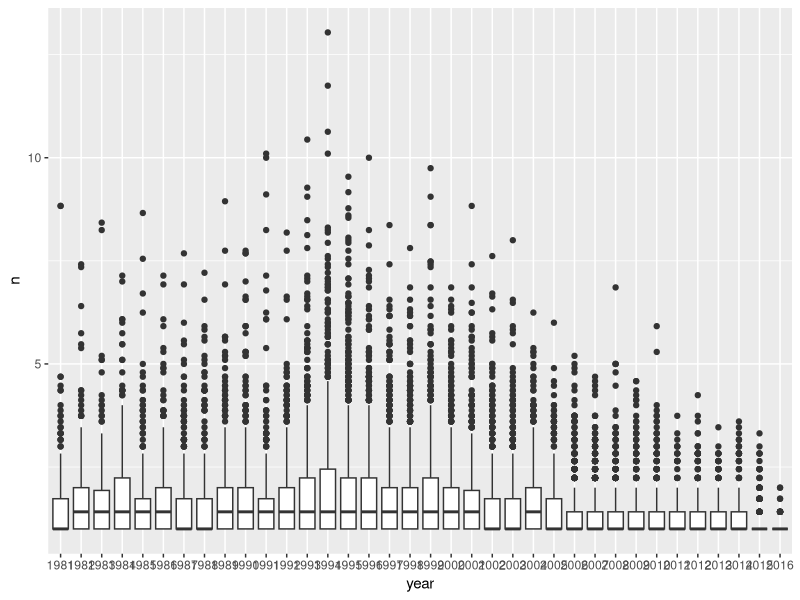
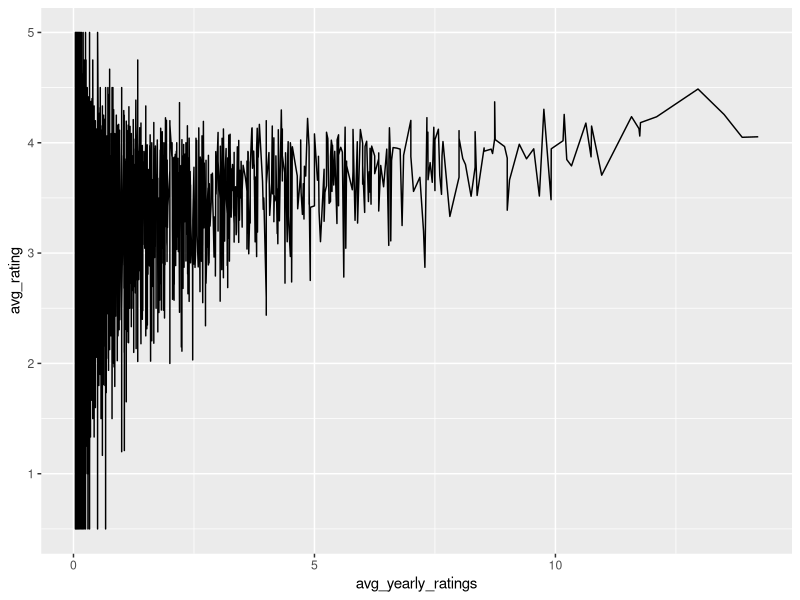
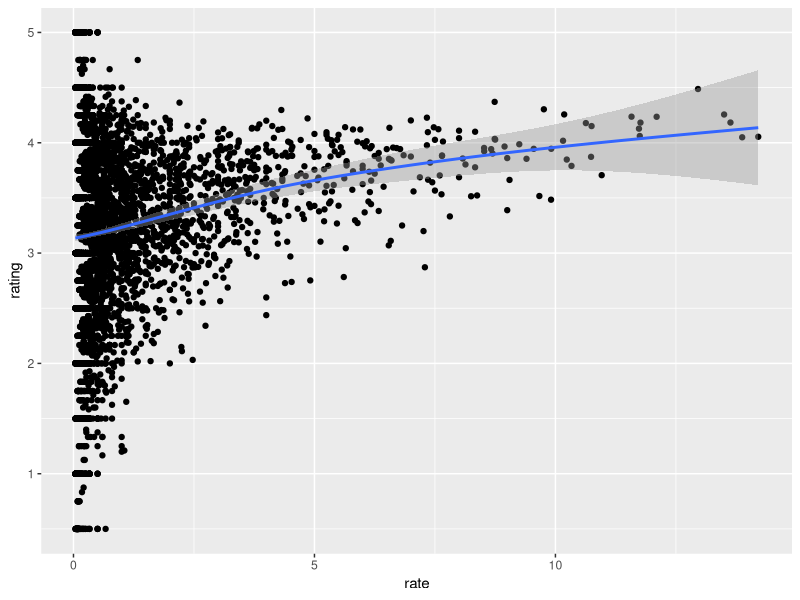
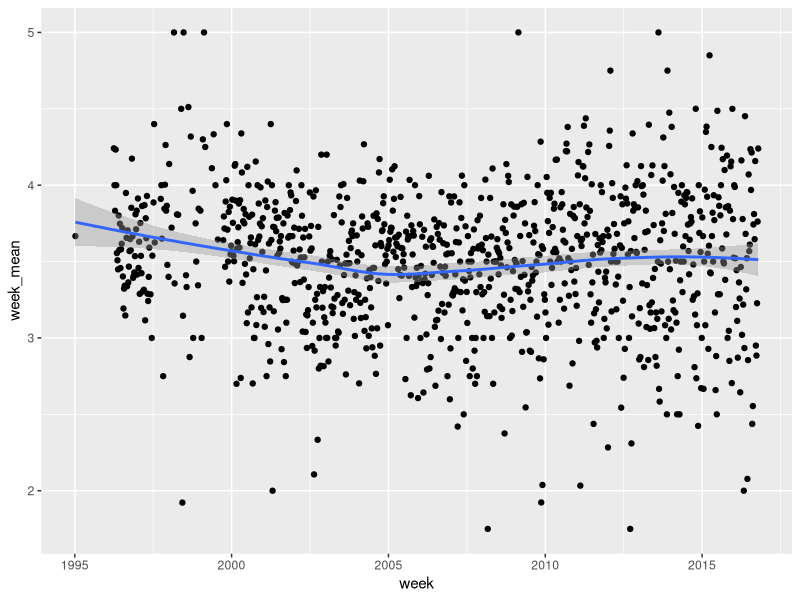
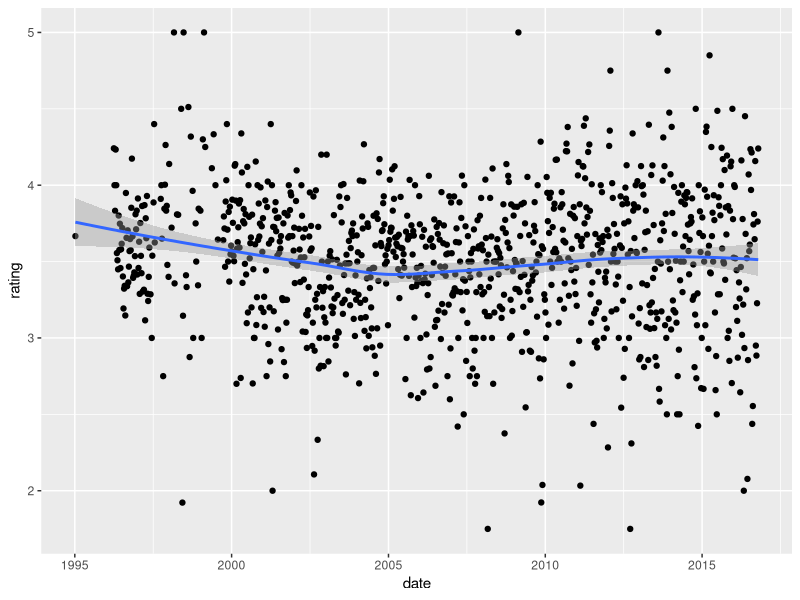
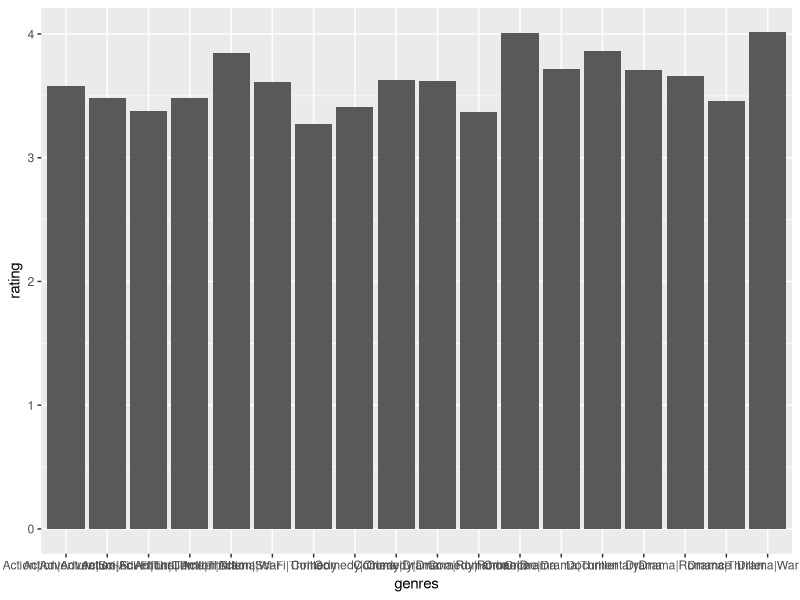

These charts were generated, in order, by the following R code:
.libPaths('C:/Users/BrBl1834/R/win-library')


library(lubridate)
library(tidyverse)
library(dslabs)
data("movielens")

# Q1

ratings_by_year<-movielens%>%count(title,movieId, year, rating)%>%filter(year>1980)
ratings_by_year$n<-sqrt(ratings_by_year$n)
ratings_by_year$year<-as.factor(ratings_by_year$year)

ratings_by_year%>%ggplot(aes(x=year,y=n)) +
  geom_boxplot()

# Q2
ratings_by_year<-movielens%>%count(title,movieId, year)%>%filter(year>=1993)
ratings_by_year<-ratings_by_year%>%mutate(avg_yearly_ratings=n/(2018-year))
ratings_by_year <- ratings_by_year[rev(order(ratings_by_year$n)),]

# Q3
ratings_by_year<-merge(ratings_by_year, movielens, by=c("movieId","title","year"),all.x = TRUE,all.y = TRUE)

ratings_by_year<-ratings_by_year%>%group_by(movieId,title, avg_yearly_ratings)%>%summarize(avg_rating=mean(rating))


ggplot(ratings_by_year, aes(x=avg_yearly_ratings, y=avg_rating)) + geom_line()

movielens %>% 
  filter(year >= 1993) %>%
  group_by(movieId) %>%
  summarize(n = n(), years = 2018 - first(year),
            title = title[1],
            rating = mean(rating)) %>%
  mutate(rate = n/years) %>%
  ggplot(aes(rate, rating)) +
  geom_point() +
  geom_smooth()

# Q5
movielens <- mutate(movielens, date = as_datetime(timestamp))

# Q6
movielens$date<-as.Date(movielens$date)
 movielens%>%
  mutate(week=round_date(date, unit = "week"))%>%
  group_by(week)%>%
  summarize(week_mean=mean(rating))%>%
  ggplot(aes(week,week_mean))+
  geom_point() +
  geom_smooth()
 
 movielens %>% mutate(date = round_date(date, unit = "week")) %>%
   group_by(date) %>%
   summarize(rating = mean(rating)) %>%
   ggplot(aes(date, rating)) +
   geom_point() +
   geom_smooth()

 # Q7
 
 movielens%>%
   group_by(genres)%>%
   summarize(n=n(), rating=mean(rating), sd=sd(rating))%>%filter(n>1000)%>%
   ggplot(aes(genres,rating)) +
   geom_bar(stat="identity")
 
